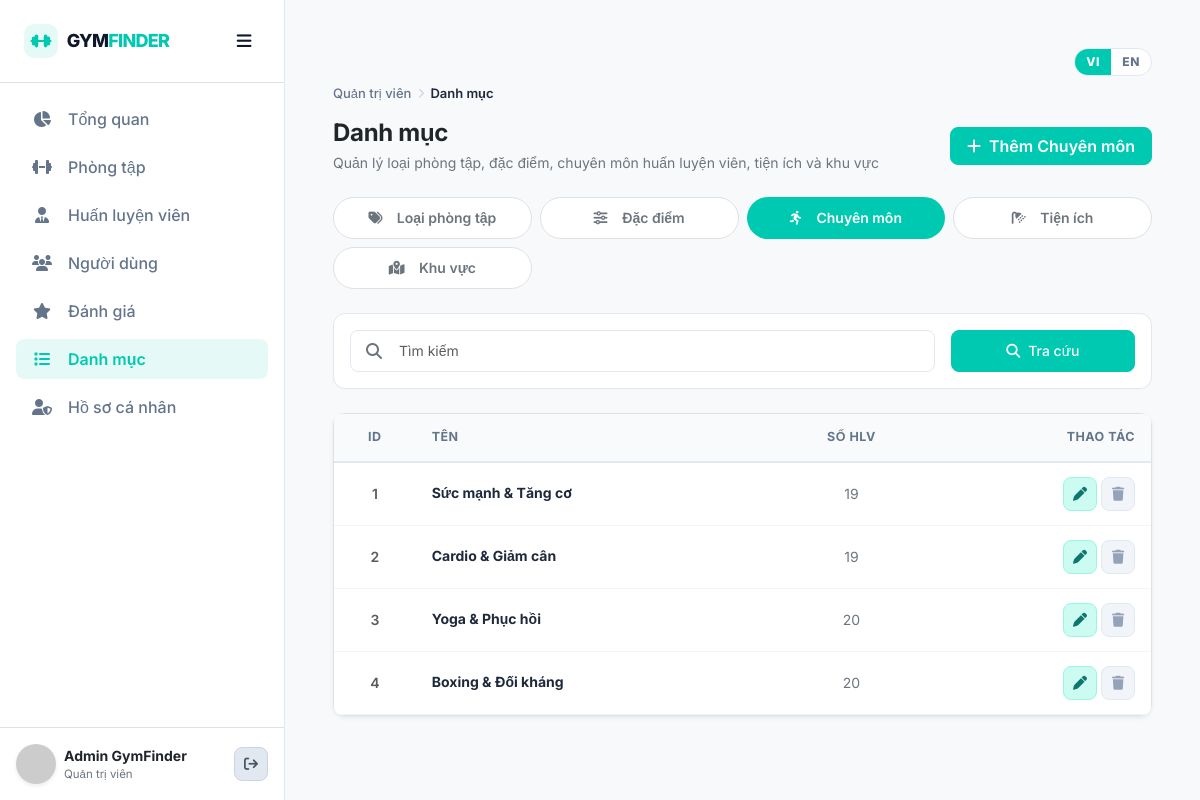
Page /admin/pages/categories.php?tab=specialties (signed in) on the committed database.
### tables this page shows
CREATE TABLE users (
  id            INT UNSIGNED NOT NULL AUTO_INCREMENT,
  full_name     VARCHAR(100) NOT NULL,
  email         VARCHAR(255) NOT NULL,
  phone         VARCHAR(20)  NULL,
  password_hash VARCHAR(255) NOT NULL,
  avatar_url    VARCHAR(255) NULL,
  role          ENUM('user','admin')    NOT NULL DEFAULT 'user',
  status        ENUM('active','locked') NOT NULL DEFAULT 'active',
  must_change_password TINYINT(1) NOT NULL DEFAULT 0,
  temp_password_expires_at DATETIME NULL,
  last_login_at DATETIME NULL,
  created_at    DATETIME NOT NULL DEFAULT CURRENT_TIMESTAMP,
  updated_at    DATETIME NOT NULL DEFAULT CURRENT_TIMESTAMP ON UPDATE CURRENT_TIMESTAMP,

  PRIMARY KEY (id),
  UNIQUE KEY uq_users_email (email),
  UNIQUE KEY uq_users_phone (phone),
  KEY idx_users_role_status (role, status),

  CONSTRAINT chk_users_phone
    CHECK (phone IS NULL OR phone REGEXP '^\\+?[0-9]{9,14}$')
);

CREATE TABLE specialties (
  id   INT UNSIGNED NOT NULL AUTO_INCREMENT,
  name VARCHAR(100) NOT NULL,
  slug VARCHAR(120) NOT NULL,

  PRIMARY KEY (id),
  UNIQUE KEY uq_specialties_name (name),
  UNIQUE KEY uq_specialties_slug (slug)
);

### admin/pages/categories.php (the view, shortened to what the rows shown need)
<?php
require_once dirname(__DIR__, 2) . '/backend/bootstrap.php';
require_once dirname(__DIR__) . '/components/table.php';
$tabs = [
    'categories'  => ['label' => 'Loại phòng tập', 'icon' => 'fa-tags', 'table' => 'categories'],
    'features'    => ['label' => 'Đặc điểm', 'icon' => 'fa-sliders', 'table' => 'features'],
    'specialties' => ['label' => 'Chuyên môn', 'icon' => 'fa-person-running', 'table' => 'specialties'],
    'amenities'   => ['label' => 'Tiện ích', 'icon' => 'fa-shower', 'table' => 'amenities'],
    'districts'   => ['label' => 'Khu vực', 'icon' => 'fa-map-location-dot', 'table' => 'districts'],
];
$tab = (string) ($_GET['tab'] ?? 'categories');
$table = $tabs[$tab]['table'];
function gf_admin_catalog_used_message(string $vi, string $en, int $count): string
{
    $template = gf_lang() === 'en' ? $en : $vi;
    return str_replace('%d', (string) $count, $template);
}
$q = trim((string) ($_GET['q'] ?? ''));
$page = max(1, (int) ($_GET['page'] ?? 1));
$limit = $tab === 'categories' ? 8 : 10;
$offset = ($page - 1) * $limit;
$rows = [];
$total = 0;
$usage = [];
$districtTrainerUsage = [];
if ($tab === 'categories') {
    $catFilters = [
        'limit' => $limit,
        'page'  => $page,
        'sort'  => 'oldest',
        'q'     => $q,
    ];
    $categoryResult = gf_admin_categories_paged($catFilters);
    if ($page > 1 && empty($categoryResult['items']) && (int) $categoryResult['total'] > 0) {
        $page = max(1, (int) ceil((int) $categoryResult['total'] / $limit));
        $catFilters['page'] = $page;
        $categoryResult = gf_admin_categories_paged($catFilters);
    }
    $rows = $categoryResult['items'];
    $total = (int) $categoryResult['total'];
    $st = gf_pdo()->query('SELECT category_id AS rid, COUNT(*) AS total FROM gym_categories GROUP BY category_id');
    if ($st) {
        foreach ($st->fetchAll() as $u) {
            $usage[(int) $u['rid']] = (int) $u['total'];
        }
    }
} else {
    $where = '1=1';
    $params = [];
    $countSt = gf_pdo()->prepare("SELECT COUNT(*) FROM {$table} WHERE {$where}");
    $countSt->execute($params);
    $total = (int) $countSt->fetchColumn();
    $listSt = gf_pdo()->prepare("SELECT * FROM {$table} WHERE {$where} ORDER BY id ASC LIMIT {$limit} OFFSET {$offset}");
    $listSt->execute($params);
    $rows = $listSt->fetchAll();
    if ($table === 'specialties') {
        $st = gf_pdo()->query('SELECT rid, COUNT(DISTINCT trainer_id) AS total FROM (
            SELECT id AS trainer_id, specialty_id AS rid FROM trainers WHERE specialty_id IS NOT NULL
            UNION
            SELECT trainer_id, specialty_id AS rid FROM trainer_specialties
        ) AS specialty_usage GROUP BY rid');
    } elseif ($table === 'amenities') {
        $st = gf_pdo()->query('SELECT amenity_id AS rid, COUNT(*) AS total FROM gym_amenities GROUP BY amenity_id');
    } elseif ($table === 'features') {
        $st = gf_pdo()->query('SELECT feature_id AS rid, COUNT(*) AS total FROM gym_features GROUP BY feature_id');
    } else {
        $st = gf_pdo()->query('SELECT district_id AS rid, COUNT(*) AS total FROM gyms GROUP BY district_id');
    }
    if ($st) {
        foreach ($st->fetchAll() as $u) {
            $usage[(int) $u['rid']] = (int) $u['total'];
        }
    }
}
$paginationHtml = gf_render_admin_pagination(
    $page,
    $limit,
    $total,
    array_merge(['tab' => $tab], $q !== '' ? ['q' => $q] : [])
);
require dirname(__DIR__, 2) . '/includes/layout_head.php';
require dirname(__DIR__, 2) . '/includes/admin_layout.php';
?>
<div class="d-flex flex-wrap justify-content-between align-items-center gap-3 mb-4">
    <div>
        <h2 class="fw-bold mb-1 text-dark" style="font-size: 24px; letter-spacing: -0.3px;"><?= gf_h(gf_t('Danh mục')) ?></h2>
    </div>
</div>
<?php if ($tab === 'categories'): ?>
<?php
gf_admin_table_open([
    'id'        => 'categoriesTable',
    'class'     => 'admin-categories-table',
    'min_width' => '960px',
    'columns'   => [
        ['label' => 'ID', 'width' => '60px', 'align' => 'center'],
        ['label' => 'TÊN', 'width' => '220px'],
        ['label' => 'MÔ TẢ', 'width' => '320px'],
        ['label' => 'SỐ PHÒNG TẬP', 'width' => '140px', 'align' => 'center'],
        ['label' => 'TRẠNG THÁI', 'width' => '120px', 'align' => 'center'],
        ['label' => 'THAO TÁC', 'width' => '160px', 'align' => 'right', 'th_class' => 'text-end pe-3'],
    ],
]);
?>
<?php foreach ($rows as $r): ?>
<tr>
    <td class="text-center text-muted fw-semibold"><?= (int)$r['id'] ?></td>
    <td><span class="admin-cell-title"><?= gf_h($r['name']) ?></span></td>
    <td><span class="text-secondary"><?= gf_h($r['description'] ?? '—') ?></span></td>
    <td class="text-center text-secondary"><?= (int)($usage[(int)$r['id']] ?? 0) ?> <?= gf_h(gf_t('phòng')) ?></td>
    <td class="text-center"><span class="admin-badge <?= $r['is_active'] ? 'badge-success' : 'badge-neutral' ?>"><?= gf_h(gf_t($r['is_active'] ? 'Hoạt động' : 'Tạm ẩn')) ?></span></td>
    <td class="text-end pe-3 text-nowrap admin-actions-cell">
        <button type="button" class="btn btn-action btn-action-edit" data-bs-toggle="modal" data-bs-target="#catalogEdit<?= (int)$r['id'] ?>" title="<?= gf_h(gf_t('Chỉnh sửa')) ?>" aria-label="<?= gf_h(gf_t('Chỉnh sửa')) ?>"><i class="fa-solid fa-pen"></i></button>
        <form method="post" class="d-inline">
            <?= gf_csrf_field() ?>
            <input type="hidden" name="action" value="toggle">
            <input type="hidden" name="id" value="<?= (int)$r['id'] ?>">
            <input type="hidden" name="is_active" value="<?= $r['is_active'] ? '0' : '1' ?>">
            <button class="btn btn-action <?= $r['is_active'] ? 'btn-action-delete' : 'btn-action-edit' ?>" title="<?= gf_h(gf_t($r['is_active'] ? 'Ẩn danh mục' : 'Hiện danh mục')) ?>" aria-label="<?= gf_h(gf_t($r['is_active'] ? 'Ẩn danh mục' : 'Hiện danh mục')) ?>">
                <i class="fa-solid <?= $r['is_active'] ? 'fa-eye-slash' : 'fa-eye' ?>"></i>
            </button>
        </form>
        <?php
        $catUsed = (int) ($usage[(int) $r['id']] ?? 0);
        $blocked = $catUsed > 0
            ? gf_admin_catalog_used_message(
                'Không thể xóa: còn %d phòng tập đang gắn loại này. Hãy gỡ danh mục khỏi các phòng tập hoặc dùng Ẩn.',
                'Cannot delete: %d gyms still use this type. Remove it from those gyms, or hide the type instead.',
                $catUsed
            )
            : '';
        ?>
        <?php if ($blocked !== ''): ?>
            <button type="button" class="btn btn-action btn-action-delete is-blocked" title="<?= gf_h($blocked) ?>" aria-label="<?= gf_h($blocked) ?>" data-delete-blocked="<?= gf_h($blocked) ?>"><i class="fa-solid fa-trash"></i></button>
        <?php else: ?>
        <form method="post" class="d-inline js-confirm-submit"
              data-confirm-title="<?= gf_h(gf_t('Xóa loại phòng tập?')) ?>"
              data-confirm-message="<?= gf_h(gf_t('Xóa vĩnh viễn loại phòng tập này? Thao tác không hoàn tác.')) ?>"
              data-confirm-label="<?= gf_h(gf_t('Xóa')) ?>"
              data-confirm-danger="1">
            <?= gf_csrf_field() ?>
            <input type="hidden" name="action" value="delete">
            <input type="hidden" name="id" value="<?= (int)$r['id'] ?>">
            <button type="submit" class="btn btn-action btn-action-delete" title="<?= gf_h(gf_t('Xóa danh mục')) ?>" aria-label="<?= gf_h(gf_t('Xóa danh mục')) ?>"><i class="fa-solid fa-trash"></i></button>
        </form>
        <?php endif; ?>
    </td>
</tr>
<?php endforeach; ?>
<?php
gf_admin_table_close([
    'empty'         => empty($rows),
    'empty_message' => 'Không tìm thấy loại phòng tập nào.',
    'colspan'       => 6,
    'footer_html'   => $paginationHtml,
]);
?>
<?php else: ?>
<?php
$usageUnit = $tab === 'specialties' ? '' : 'phòng';
?>
<?php foreach ($rows as $r): ?>
<tr>
    <td class="text-center text-muted fw-semibold"><?= (int)$r['id'] ?></td>
    <td><span class="admin-cell-title"><?= gf_h($tab === 'districts' ? gf_place_name((string) $r['name']) : (string) $r['name']) ?></span></td>
    <td class="text-center text-secondary text-nowrap"><?= (int)($usage[(int)$r['id']] ?? 0) ?><?= $usageUnit !== '' ? ' ' . gf_h(gf_t($usageUnit)) : '' ?></td>
    <?php
    $usedCount = (int) ($usage[(int) $r['id']] ?? 0);
    $blocked = '';
    if ($tab === 'amenities' && $usedCount > 0) {
        $blocked = gf_admin_catalog_used_message(
            'Không thể xóa: còn %d phòng tập đang gắn tiện ích này.',
            'Cannot delete: %d gyms still use this amenity.',
            $usedCount
        );
    } elseif ($tab === 'features' && $usedCount > 0) {
        $blocked = gf_admin_catalog_used_message(
            'Không thể xóa: còn %d phòng tập đang gắn đặc điểm này.',
            'Cannot delete: %d gyms still use this feature.',
            $usedCount
        );
    } elseif ($tab === 'districts' && $usedCount > 0) {
        $blocked = gf_admin_catalog_used_message(
            'Không thể xóa: còn %d phòng tập thuộc khu vực này.',
            'Cannot delete: %d gyms are still in this area.',
            $usedCount
        );
    } elseif ($tab === 'districts' && (int) ($districtTrainerUsage[(int) $r['id']] ?? 0) > 0) {
        $blocked = gf_admin_catalog_used_message(
            'Không thể xóa: còn %d huấn luyện viên gắn khu vực này.',
            'Cannot delete: %d trainers are still linked to this area.',
            (int) $districtTrainerUsage[(int) $r['id']]
        );
    } elseif ($tab === 'specialties' && $usedCount > 0) {
        $blocked = gf_admin_catalog_used_message(
            'Không thể xóa: còn %d huấn luyện viên đang dùng chuyên môn này.',
            'Cannot delete: %d trainers still use this specialty.',
            $usedCount
        );
    }
    ?>
    <td class="text-end pe-3 text-nowrap">
        <button type="button" class="btn btn-action btn-action-edit" data-bs-toggle="modal" data-bs-target="#catalogEdit<?= (int)$r['id'] ?>" title="<?= gf_h(gf_t('Chỉnh sửa')) ?>" aria-label="<?= gf_h(gf_t('Chỉnh sửa')) ?>"><i class="fa-solid fa-pen"></i></button>
        <?php if ($blocked !== ''): ?>
            <button type="button" class="btn btn-action btn-action-delete is-blocked" title="<?= gf_h($blocked) ?>" aria-label="<?= gf_h($blocked) ?>" data-delete-blocked="<?= gf_h($blocked) ?>"><i class="fa-solid fa-trash"></i></button>
        <?php endif; ?>
    </td>
</tr>
<?php endforeach; ?>
<?php endif; ?>
</main></div>
</body></html>

### includes/admin_layout.php (shortened to what the rows shown need)
<?php
$adminUser = gf_require_admin();
?>
<div class="d-flex admin-shell">
<aside class="sidebar d-flex flex-column" id="sidebar" aria-label="<?= gf_h(gf_t('Menu quản trị')) ?>">
    <div class="p-3 border-top mt-auto">
        <div class="admin-user-row d-flex align-items-center gap-2">
            <a href="<?= gf_h(gf_url('admin/pages/profile.php')) ?>" class="d-flex align-items-center gap-2 text-decoration-none min-w-0 flex-grow-1 text-dark" title="<?= gf_h(gf_t('Xem và sửa hồ sơ quản trị')) ?>">
                <div class="admin-user-meta min-w-0 text-truncate"><div class="fw-bold small text-truncate"><?= gf_h($adminUser['full_name']) ?></div><div class="text-secondary" style="font-size:11.5px;"><?= gf_h(gf_t('Quản trị viên')) ?></div></div>
            </a>
        </div>
    </div>
</aside>
<main class="main-content flex-grow-1 p-4 p-md-5 bg-light" style="min-width:0;">

### rows in the picture
users: full_name "Admin GymFinder"
specialties: id "1", name "Sức mạnh & Tăng cơ", id "19"
specialties: id "2", name "Cardio & Giảm cân", id "19"
specialties: id "3", name "Yoga & Phục hồi", id "20"
specialties: id "4", name "Boxing & Đối kháng", id "20"

### other values in the picture
gf_h($label) "Tổng quan Phòng tập Huấn luyện viên Người dùng Đánh giá Danh mục Hồ sơ cá nhân"
gf_h(gf_t('Quản trị viên')) "Quản trị viên"
gf_h($adminBreadcrumbCurrent) "Danh mục"
gf_h(gf_t('Danh mục')) "Danh mục"
gf_h(gf_t('Thêm')) "Thêm"
gf_h(gf_t($tabs[$tab]['label'])) "Chuyên môn"
gf_h(gf_t($meta['label'])) "Loại phòng tập"
gf_h(gf_t($meta['label'])) "Đặc điểm"
gf_h(gf_t($meta['label'])) "Chuyên môn"
gf_h(gf_t($meta['label'])) "Tiện ích"
gf_h(gf_t($meta['label'])) "Khu vực"
gf_h(gf_t('Tra cứu')) "Tra cứu"
gf_h(gf_t((string) ($col['label'] ?? ''))) "ID"
gf_h(gf_t((string) ($col['label'] ?? ''))) "TÊN"
gf_h(gf_t((string) ($col['label'] ?? ''))) "SỐ HLV"
